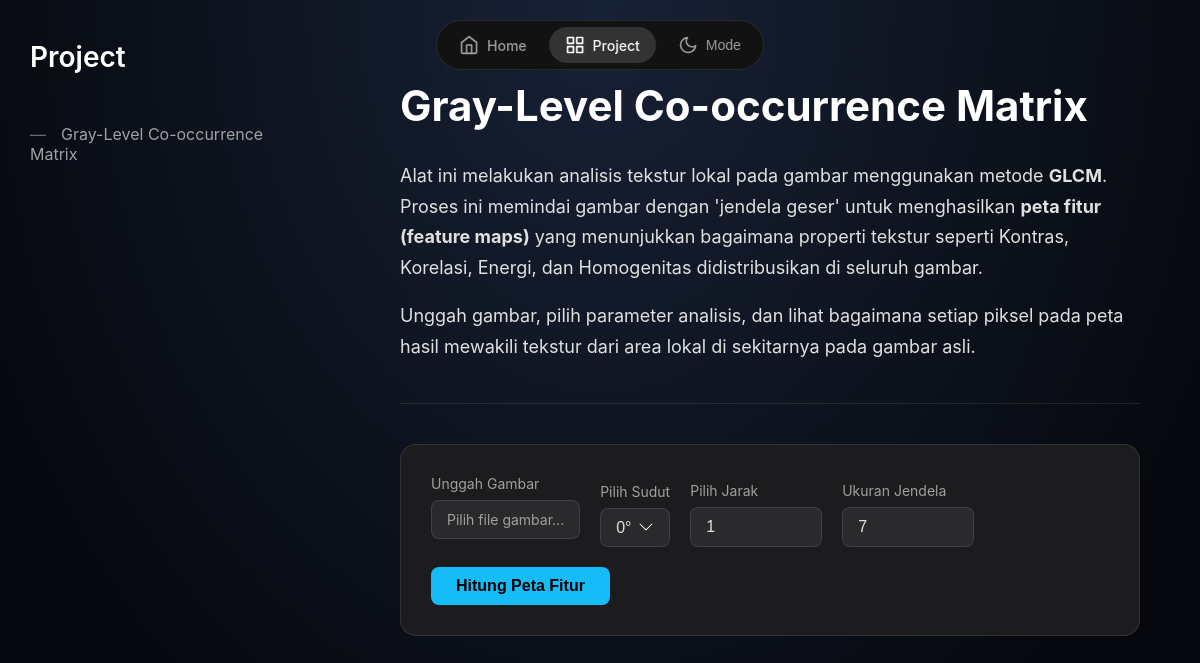
/task/1, run on the app's committed database.
### app.py (models this page shows)
class Task(db.Model):
    id = db.Column(db.Integer, primary_key=True)
    title = db.Column(db.String(100), nullable=False)
    thumbnail = db.Column(db.String(100), nullable=True)
    description = db.Column(db.Text, nullable=False)
    content = db.Column(db.Text, nullable=False)

### app.py (the view, shortened to what this page needs)
@app.route('/task/<int:task_id>', methods=['GET', 'POST'])
def task_detail(task_id):
    task = Task.query.get_or_404(task_id)
    tasks = Task.query.all()
    return render_template('task_detail.html', show_sidebar=True, task=task, tasks=tasks)

### templates/task_detail.html (shortened to what this page needs)
{% extends 'base.html' %}
{% block header %}{{ task.title }}{% endblock %}
{% block content %}
<div class="task-content">
    {{ task.content|safe }}
</div>
<hr class="section-divider">
<div class="glcm-tool-container">
    <form method="POST" enctype="multipart/form-data" class="glcm-form">
        <div class="form-group">
            <label for="image-upload-label">Unggah Gambar</label>
            <label for="image-upload" class="custom-file-upload" id="image-upload-label">
                <span id="file-name-display">Pilih file gambar...</span>
            </label>
        </div>
        <div class="form-group">
            <label for="angle-select">Pilih Sudut</label>
            <select id="angle-select" name="angle">
                <option value="0">0°</option>
            </select>
        </div>
        <div class="form-group">
            <label for="distance-input">Pilih Jarak</label>
            <input type="number" id="distance-input" name="distance" value="1" min="1" max="20" class="number-input">
        </div>
        <div class="form-group">
            <label for="window-size-input">Ukuran Jendela</label>
            <input type="number" id="window-size-input" name="window_size" value="7" min="3" step="2" class="number-input">
        </div>
        <button type="submit" class="btn-submit">Hitung Peta Fitur</button>
    </form>
</div>
{% endblock %}

### templates/base.html (shortened to what this page needs)
<!DOCTYPE html>
<html lang="id">
<head>
    <link rel="stylesheet" href="{{ url_for('static', filename='style.css') }}">
</head>
<body>
    <nav class="top-nav">
        <a href="{{ url_for('index') }}" class="nav-item {% if not show_sidebar %}active{% endif %}">
            <svg xmlns="http://www.w3.org/2000/svg" width="24" height="24" viewBox="0 0 24 24" fill="none" stroke="currentColor" stroke-width="2" stroke-linecap="round" stroke-linejoin="round"><path d="m3 9 9-7 9 7v11a2 2 0 0 1-2 2H5a2 2 0 0 1-2-2z"></path><polyline points="9 22 9 12 15 12 15 22"></polyline></svg>
            <span>Home</span>
        </a>
        <a href="{{ url_for('tugas') }}" class="nav-item {% if show_sidebar %}active{% endif %}">
            <span>Project</span>
        </a>
        <button class="nav-item theme-toggle">
            <svg xmlns="http://www.w3.org/2000/svg" width="24" height="24" viewBox="0 0 24 24" fill="none" stroke="currentColor" stroke-width="2" stroke-linecap="round" stroke-linejoin="round"><path d="M21 12.79A9 9 0 1 1 11.21 3 7 7 0 0 0 21 12.79z"></path></svg>
            <span>Mode</span>
        </button>
    </nav>
    <div class="wrapper">
        {% if show_sidebar %}
        <aside class="sidebar">
            <h1 class="sidebar-title">Project</h1>
            <nav class="sidebar-nav">
                <ul>
                    {% for task_item in tasks %}
                    <li><a href="{{ url_for('task_detail', task_id=task_item.id) }}">{{ task_item.title }}</a></li>
                    {% endfor %}
                </ul>
            </nav>
        </aside>
        {% endif %}
        <main class="main-content {% if not show_sidebar %}full-width{% endif %}">
            <header>
                <h2>{% block header %}{% endblock %}</h2>
            </header>
            <article>
                {% block content %}{% endblock %}
            </article>
        </main>
    </div>
</body>
</html>

### static/style.css (style rules this page uses)
:root { --bg-dark: radial-gradient(ellipse at 50% 0%, hsl(220, 40%, 15%) 0%, #06080D 80%); --text-dark: #e0e0e0; --text-muted-dark: #a0a0a0; --text-header-dark: #ffffff; --card-bg-dark: #1c1c1e; --nav-bg-dark: #121212; --nav-active-dark: #333333; --link-dark: #15BCF8; --link-hover-dark: #49d0fc; --border-dark: rgba(255, 255, 255, 0.1); --bg-light: radial-gradient(ellipse at 50% 0%, hsl(195, 100%, 85%) 0%, #ffffff 70%); --text-light: #222222; --text-muted-light: #555555; --text-header-light: #000000; --card-bg-light: #ffffff; --nav-bg-light: rgba(255, 255, 255, 0.85); --nav-active-light: #e0e0e0; --link-light: #0077cc; --link-hover-light: #0099ff; --border-light: rgba(0, 0, 0, 0.1); }
body { background-image: var(--bg-dark); color: var(--text-dark); font-family: -apple-system, BlinkMacSystemFont, "Segoe UI", Roboto, Helvetica, Arial, sans-serif; margin: 0; min-height: 100vh; transition: background-image .5s ease, color .5s ease; }
.wrapper { display:flex;width:100%;min-height:100vh }
.sidebar { width:280px;padding:40px 30px;display:flex;flex-direction:column;flex-shrink:0;animation:fadeInFromLeft .7s ease-in-out forwards }
.main-content { flex-grow:1;padding:80px 60px 40px;overflow-y:auto;animation:fadeInFromLeft .7s ease-in-out forwards }
.main-content>header,.main-content>article,.main-content>.profile-layout { animation:floatUp .8s .2s ease-out forwards;opacity:0 }
.sidebar-title { font-size:28px;color:var(--text-header-dark);margin:0 0 50px;font-weight:600 }
.sidebar-nav ul { list-style:none;padding:0;margin:0 }
.sidebar-nav li { margin-bottom:20px }
.sidebar-nav a { color:var(--text-muted-dark);text-decoration:none;font-size:16px;transition:color .3s ease }
.sidebar-nav a::before { content:'—';margin-right:15px;color:#666 }
.top-nav { position:fixed;top:20px;left:50%;transform:translateX(-50%);background-color:var(--nav-bg-dark);backdrop-filter:blur(10px);-webkit-backdrop-filter:blur(10px);border:1px solid var(--border-dark);border-radius:9999px;padding:6px;display:flex;align-items:center;gap:6px;z-index:100 }
.nav-item { padding:8px 16px;color:var(--text-muted-dark);text-decoration:none;display:flex;align-items:center;justify-content:center;border-radius:9999px;transition:background-color .3s ease,color .3s ease;background-color:transparent;border:none;cursor:pointer;font-size:14px;font-weight:500;white-space:nowrap;gap:8px }
.nav-item svg { width:20px;height:20px;stroke:currentColor }
.nav-item.active { background-color:var(--nav-active-dark);color:var(--text-header-dark) }
.main-content header h2, .tasks-section h2 { font-size:42px;font-weight:700;color:var(--text-header-dark);margin-top:0;margin-bottom:30px }
.main-content article p { font-size:18px;line-height:1.7;color:var(--text-dark);max-width:800px }
.section-divider { border:none;height:1px;background-color:var(--border-dark);margin:40px 0 }
.glcm-tool-container,.glcm-results-container { background-color:var(--card-bg-dark);border:1px solid var(--border-dark);border-radius:16px;padding:30px;margin-top:30px }
.glcm-form { display:flex;flex-wrap:wrap;align-items:flex-end;gap:20px }
.form-group { display:flex;flex-direction:column }
.form-group label { font-size:14px;color:var(--text-muted-dark);margin-bottom:8px }
.custom-file-upload { background-color:#2a2a2d;border:1px solid var(--border-dark);border-radius:8px;padding:10px 15px;cursor:pointer;transition:background-color .3s ease;white-space:nowrap;overflow:hidden;text-overflow:ellipsis;max-width:250px }
#angle-select,.number-input { background-color:#2a2a2d;color:var(--text-dark);border:1px solid var(--border-dark);border-radius:8px;padding:10px 15px;font-size:16px }
#angle-select { -webkit-appearance:none;-moz-appearance:none;appearance:none;background-repeat:no-repeat;background-position:right 15px center }
.number-input { width:100px }
.btn-submit { background-color:var(--link-dark);color:#000;padding:10px 25px;border-radius:8px;border:none;font-weight:700;font-size:16px;cursor:pointer;transition:all .3s ease }

### data on the page
Task: title "Gray-Level Co-occurrence Matrix", content "Alat ini melakukan analisis tekstur lokal pada gambar menggunakan metode GLCM . Proses ini memindai gambar dengan 'jendela geser' untuk menghasilkan peta fitur (feature maps) yang menunjukkan bagaimana properti tekstur seperti Kontras, Korelasi, Energi, dan Homogenitas didistribusikan di seluruh gambar. Unggah gambar, pilih parameter analisis, dan lihat bagaimana setiap piksel pada peta hasil mewakili tekstur dari area lokal di sekitarnya pada gambar asli."
